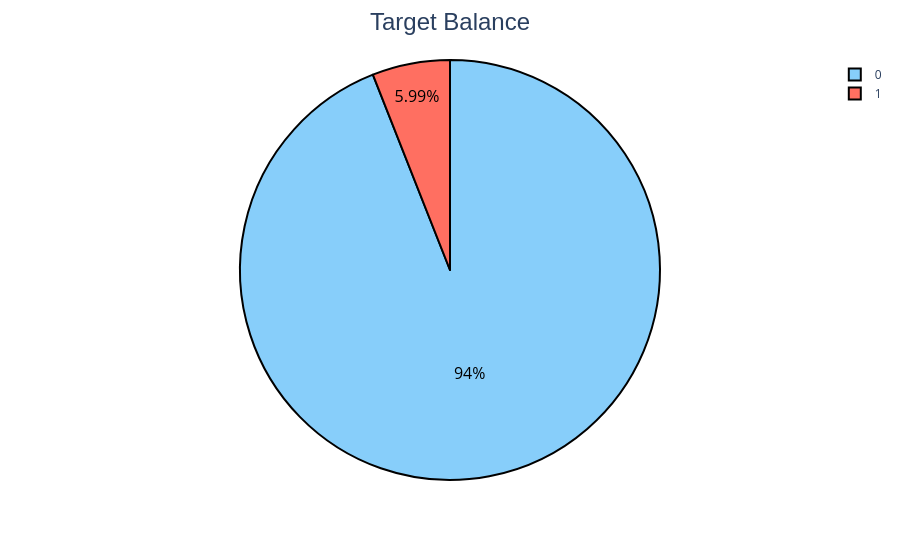

Notebook cell for this chart:
### Code cell
# Pie Chart
fig = px.pie(fraud_counts, names='FraudFound_P', values='Count', color='FraudFound_P',
            color_discrete_map={0: '#87CEFA', 1:'FF6F61'})

fig.update_traces(
    textinfo='percent',
    textfont={'size': 16, 'color': 'Black'},
    marker=dict(line=dict(color='black', width=2)))

fig.update_layout(
    title={
        'text': 'Target Balance',
        'x':0.5,
        'font': {'family': "Arial, sans-serif", 'size': 24}
    })

fig.show()

### Figure 1 — Plotly figure (JSON) as saved in the notebook; plotly's stock layout.template omitted (floating-point values rounded to 4 significant figures)
{"data": [{"customdata": [[0], [1]], "domain": {"x": [0, 1], "y": [0, 1]}, "hovertemplate": "FraudFound_P=%{customdata[0]}<br>Count=%{value}<extra></extra>", "labels": [0, 1], "legendgroup": "", "marker": {"colors": ["#87CEFA", "FF6F61"], "line": {"color": "black", "width": 2}}, "name": "", "showlegend": true, "textfont": {"color": "Black", "size": 16}, "textinfo": "percent", "type": "pie", "values": [14497, 923]}], "layout": {"autosize": true, "legend": {"tracegroupgap": 0}, "margin": {"t": 60}, "title": {"font": {"family": "Arial, sans-serif", "size": 24}, "text": "Target Balance", "x": 0.5}}}
